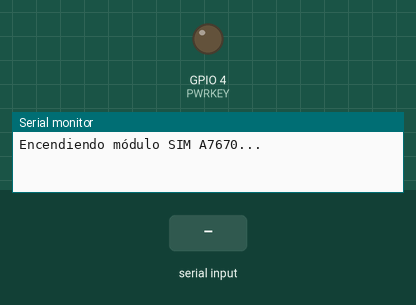
Recording of a sketch running on a simulated ESP32. Shown: output pins drawn as LEDs (lit = HIGH), the last lines printed to the serial monitor. Inputs (shaded band) come from the test bench. The modem accepts every AT command (registered, SIM ready, sends succeed) and sends nothing else.

Above: at 0.1 s.
At 7.9 s:
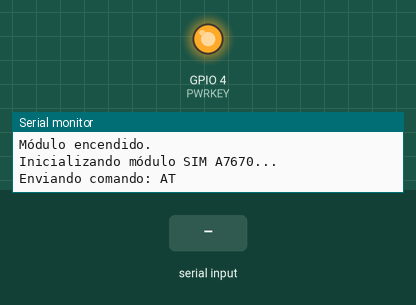
8.0 s: "ERROR" received over the second serial link
10.6 s: "1" received over the second serial link
Timing chart, 0 to 13.6 s (numbered marks = the images above; inputs shaded):
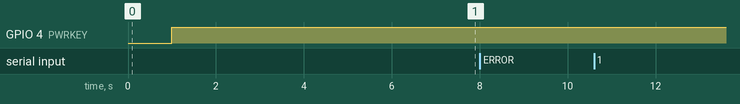

The sketch:

conexionBait.ino
```cpp
#include "HardwareSerial.h"

// Configuración del UART1 para el módulo SIM A7670
HardwareSerial SIM7670(1); // UART1

// Definición de pines
#define RX_PIN 27       // RX del ESP32 (GPIO27)
#define TX_PIN 26       // TX del ESP32 (GPIO26)
#define PWRKEY 4        // Pin de encendido PWRKEY conectado al GPIO4 del ESP32

// Función para enviar comandos AT
String enviarComandoAT(String comando, int tiempoEspera = 2000) {
  Serial.print("Enviando comando: ");
  Serial.println(comando);

  SIM7670.println(comando); // Envía el comando AT al módulo
  delay(100); // Breve pausa antes de leer respuesta

  long tiempoInicio = millis();
  String respuesta = "";

  // Leer la respuesta durante el tiempo de espera
  while (millis() - tiempoInicio < tiempoEspera) {
    while (SIM7670.available()) {
      char c = SIM7670.read();
      respuesta += c;
    }
  }

  // Imprimir la respuesta recibida
  if (respuesta.length() > 0) {
    Serial.println("Respuesta:");
    Serial.println(respuesta);

    // Verifica si la respuesta contiene "ERROR"
    if (respuesta.indexOf("ERROR") != -1) {
      Serial.println("¡Error detectado en el comando AT!");
    }
  } else {
    Serial.println("No se recibió respuesta.");
  }
  return respuesta;
}

// Función para encender el módulo SIM usando PWRKEY
void encenderModuloSIM() {
  Serial.println("Encendiendo módulo SIM A7670...");
  pinMode(PWRKEY, OUTPUT);
  digitalWrite(PWRKEY, LOW);
  delay(1000); // Mantén PWRKEY en LOW por 1 segundo
  digitalWrite(PWRKEY, HIGH);
  delay(3000); // Espera a que el módulo inicie
  Serial.println("Módulo encendido.");
}

// Configuración inicial
void setup() {
  Serial.begin(115200);  // Comunicación con el monitor serie
  SIM7670.begin(115200, SERIAL_8N1, RX_PIN, TX_PIN); // UART1 a 115200 baudios

  encenderModuloSIM(); // Encender el módulo SIM

  Serial.println("Inicializando módulo SIM A7670...");
  delay(3000);

  // Comandos AT básicos
  enviarComandoAT("AT");                               // Verifica comunicación
  enviarComandoAT("AT+CSQ");                           // Verifica el nivel de señal
  enviarComandoAT("AT+CREG?");                         // Estado de registro en la red
  enviarComandoAT("AT+CGDCONT=1,\"IP\",\"internet.wm.com\"", 5000); // Configura el APN
  enviarComandoAT("AT+CGATT=1", 5000);                 // Adjuntar a la red de datos
  enviarComandoAT("AT+CGPADDR=1", 2000);               // Verificar dirección IP asignada

}

// Bucle principal
void loop() {
  enviarComandoAT("AT");  // Enviar comando AT periódicamente para verificar actividad
  delay(5000);            // Espera 5 segundos entre comandos
}
```
